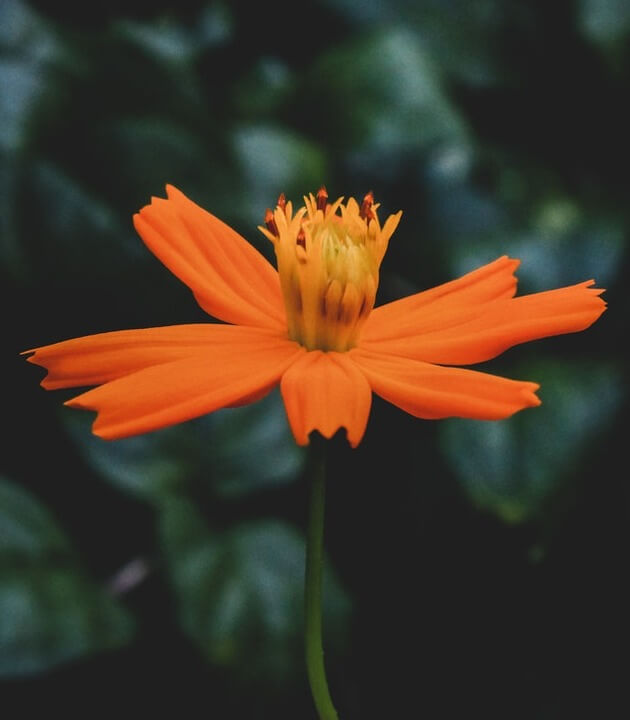
#> input picture DAY03/orange-flower.jpg, 630 x 720 px
$ python task1.py
#> lines starting #> are read from the running program, lines starting #| are printed output that depends on the picture
import cv2
import matplotlib.pyplot as plt
#reading image and storing in BGR format due to OpenCV
img=cv2.imread("orange-flower.jpg")
#> img is the input picture: shape (720, 630, 3); mean B, G, R 40.5, 55.2, 67.7

#as img.shape provides dimensions like in this format (rows, columns, channels) so we are stroing those in these variables
height, width, channel=img.shape
#> height = 720; width = 630; channel = 3
rgb=img.copy()#copying image

#visiting every pixel of image
for i in range(height):#loop of rows
    for j in range(width):#loop of columns
        #storing values of bgr by using indexing of channels
        blue=img[i, j, 0]#channel blue
        green=img[i, j, 1]#channel green
        red=img[i, j, 2]#channel red

        #swapping values of bgr image channels with rgb image channels
        rgb[i, j, 0]=red#red becomes first channel
        rgb[i, j, 1]=green#green always stay in middle
        rgb[i, j, 2]=blue#blue becomes last channel
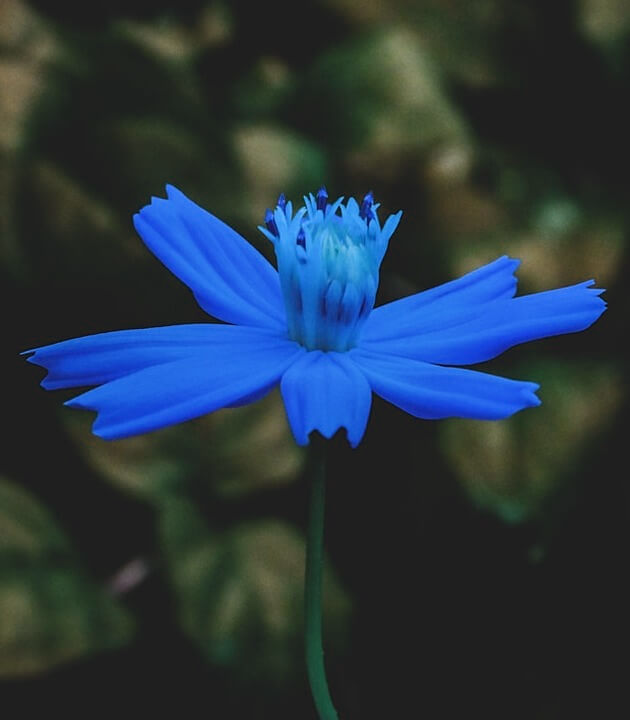
#> rgb: shape (720, 630, 3); mean B, G, R 67.7, 55.2, 40.5

#to show two images creating a figure and figsize controlling the  size of display window
plt.figure(figsize=(10, 5))

#dividing it into 2 plots
#subplot has format of this (rows, columns, position) which means that bgr image will be in first part
plt.subplot(1, 2, 1)
plt.imshow(img)
plt.title("BGR")#title of image
plt.axis("off")#hiding x-axis and y-axis numbers

#now rgb image will be in second part
plt.subplot(1, 2, 2)
plt.imshow(rgb)
plt.title("RGB")#title of image
plt.axis("off")#hiding x-axis and y-axis numbers

plt.show()
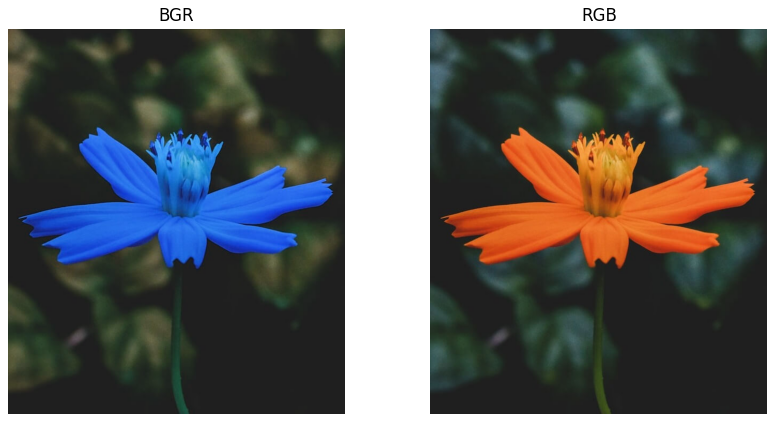
#> figure drawn by matplotlib, 2 panels; B, G, R data is drawn as R, G, B

#OpenCV reads images in BGR format because it was designed
#to work with older image formats that uses BGR. That's why
#OpenCV still uses BGR by default.

$ run again, with DAY03/task1(fig).png saved as DAY03/orange-flower.jpg
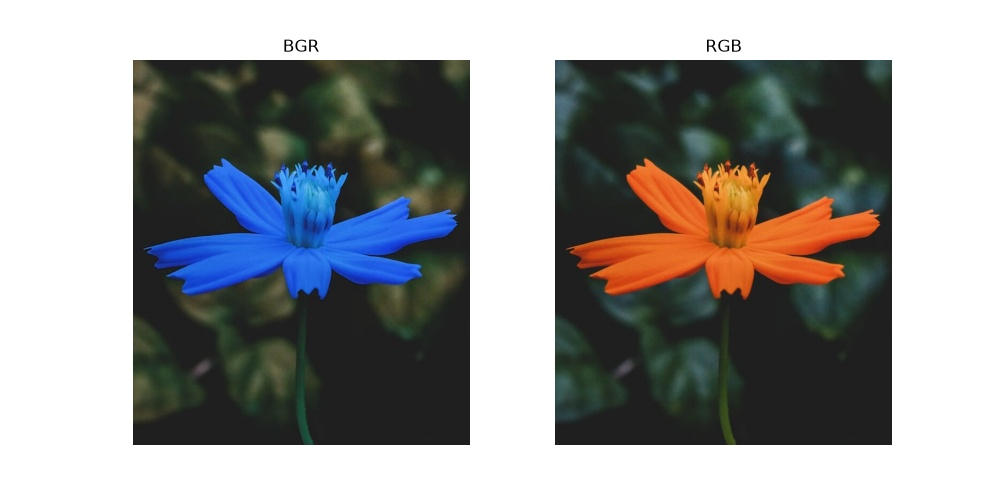
#> input picture DAY03/task1(fig).png, 1000 x 500 px
#> img is the input picture: shape (500, 1000, 3); mean B, G, R 150.4, 150.9, 150.4
#> after the loop `for i in range(height):#loop of rows`:
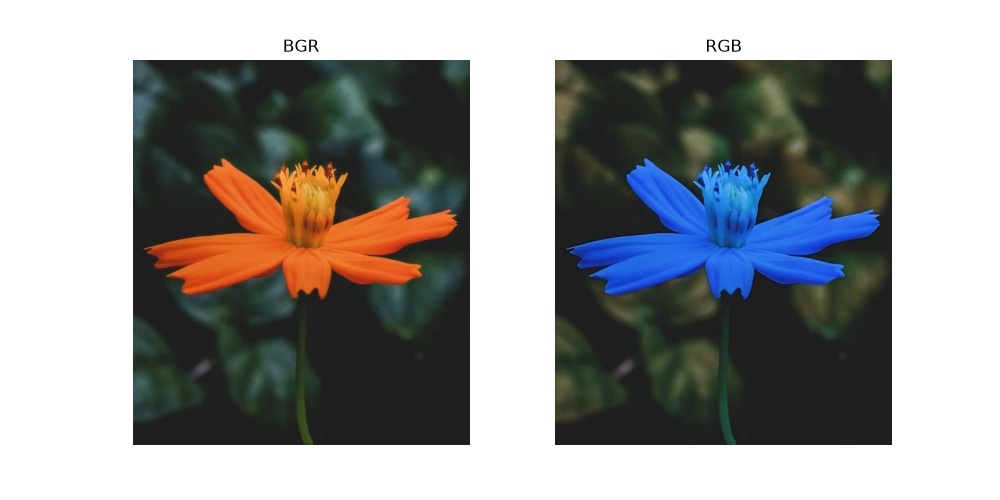
#> rgb: shape (500, 1000, 3); mean B, G, R 150.4, 150.9, 150.4
#> `plt.show()`:
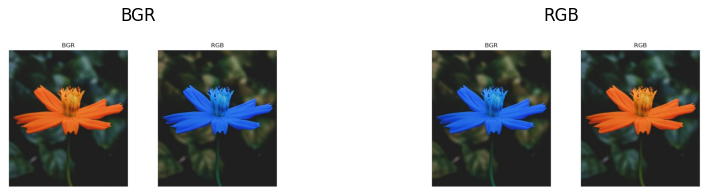
#> figure drawn by matplotlib, 2 panels; B, G, R data is drawn as R, G, B
